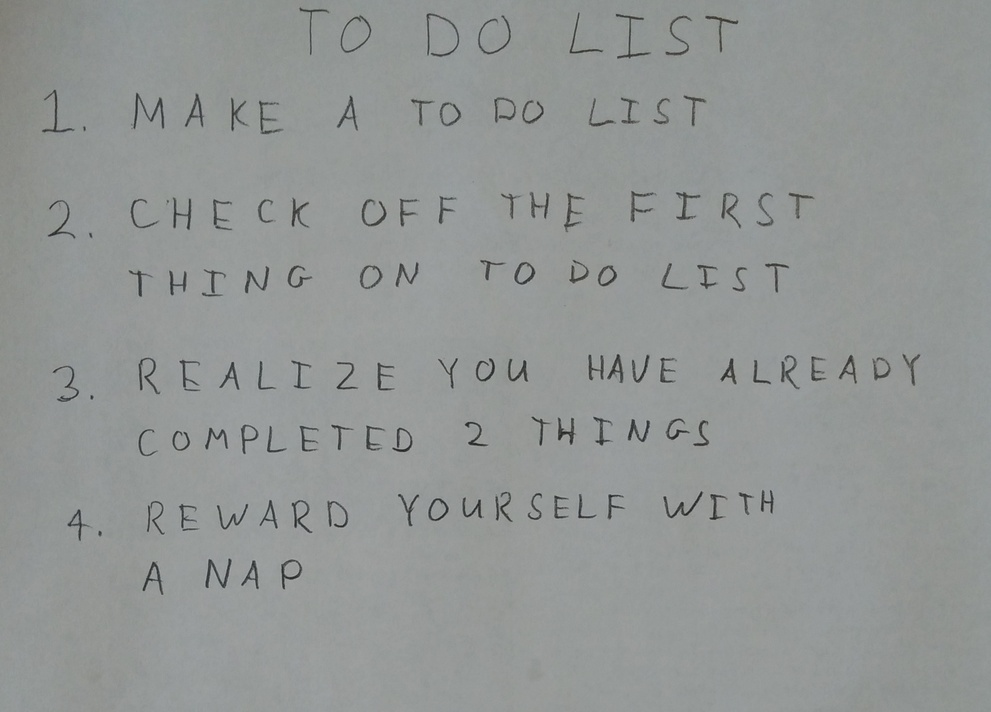
#> input picture Homework_5/images/01_list.jpg, 991 x 712 px, shrunk from 2270 x 1631 before the run
$ python -i q4.py   (imports and definitions only)   (older library calls are emulated)
#> lines starting #> are read from the running program, lines starting #| are printed output that depends on the picture; after the words box and inside, x2 and y2 are one past the last pixel; in counts of white or black regions, pixels touching at a corner belong together
import numpy as np

import skimage
import skimage.measure
import skimage.color
import skimage.restoration
import skimage.filters
import skimage.morphology
import skimage.segmentation

# takes a color image
# returns a list of bounding boxes and black_and_white image
def findLetters(image):
    bboxes = []
    bw = None
    # insert processing in here
    # one idea estimate noise -> denoise -> greyscale -> threshold -> morphology -> label -> skip small boxes
    # this can be 10 to 15 lines of code using skimage functions

    #denoise
    img = skimage.restoration.denoise_bilateral(image, multichannel=True)
    # greyscale
    img_grey = skimage.color.rgb2gray(img)

    # threshold, morphology
    thresh = skimage.filters.threshold_otsu(img_grey)
#> thresh = 0.462
    bw = img_grey < thresh
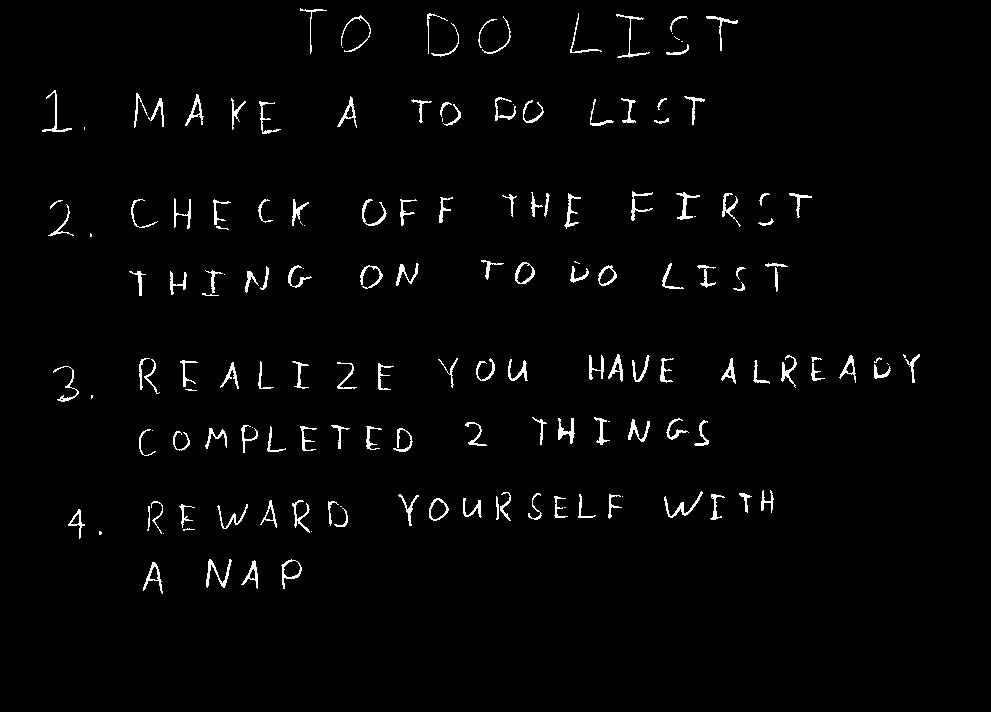
#> bw: shape (712, 991) bool; 2.1% white in thin lines or dots, all inside (x1, y1, x2, y2) = (42, 8, 920, 594)
    bw = skimage.morphology.closing(bw, skimage.morphology.square(5))
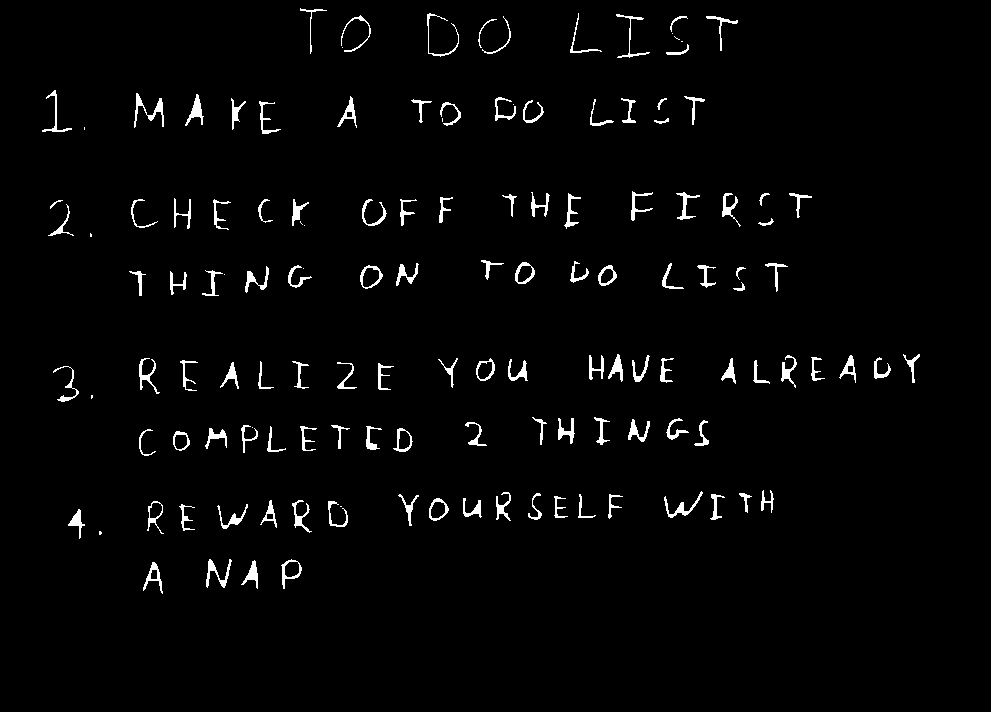
#> bw: shape (712, 991) bool; 2.3% white; 137 white regions (16 under 20 px)

    # label
    label_img = skimage.morphology.label(bw, connectivity=2)
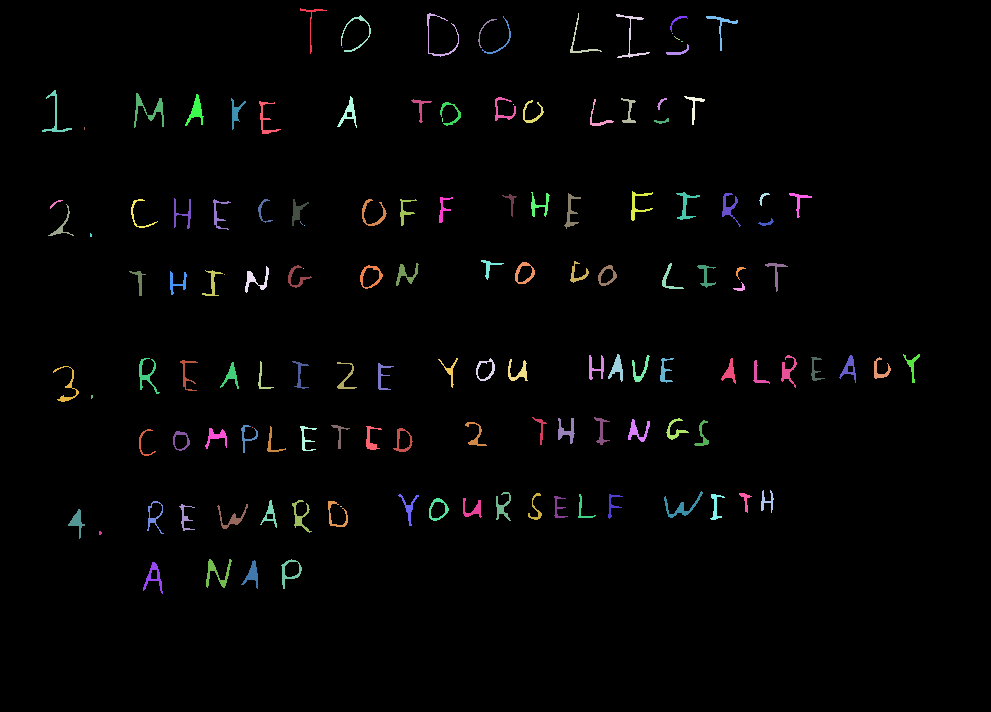
#> label_img: shape (712, 991) int32; 138 distinct labels, from 0 to 137; one colour per label, 0 black
    properties = skimage.measure.regionprops(label_img)
#> properties = 137 regions; largest, box (x1, y1, x2, y2) and area: (134, 93, 164, 128) 281, (206, 559, 232, 588) 238, (664, 491, 703, 518) 223, (185, 94, 204, 126) 222, (139, 358, 160, 394) 205

    # skip small boxes
    mean_area = sum([x.area for x in properties]) / len(properties)
#> mean_area = 120
    for x in properties:
        if x.area > mean_area/4:
            bboxes.append(x.bbox)
#> this loop made 137 passes
#> after the loop, bboxes = 120 items, first 6: (8, 300, 54, 327), (13, 427, 57, 459), (13, 570, 53, 602), (14, 616, 58, 650), (15, 341, 52, 371), (16, 482, 54, 511)

    bw = (~bw).astype(float)
#> bw: shape (712, 991) float64; values 0 (black) and 1 (white), 97.7% white; 137 black regions (16 under 20 px), largest, box (x1, y1, x2, y2) and area: (134, 93, 164, 128) 281, (206, 559, 232, 588) 238, (664, 491, 703, 518) 223

    return bboxes, bw

>>> import cv2
>>> picture = cv2.cvtColor(cv2.imread('../images/01_list.jpg'), cv2.COLOR_BGR2RGB)
>>> result = findLetters(picture)
